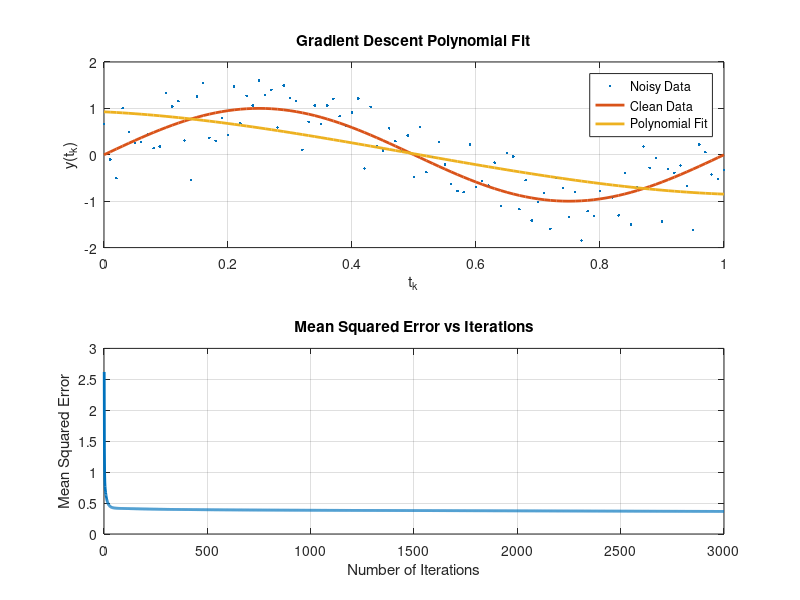
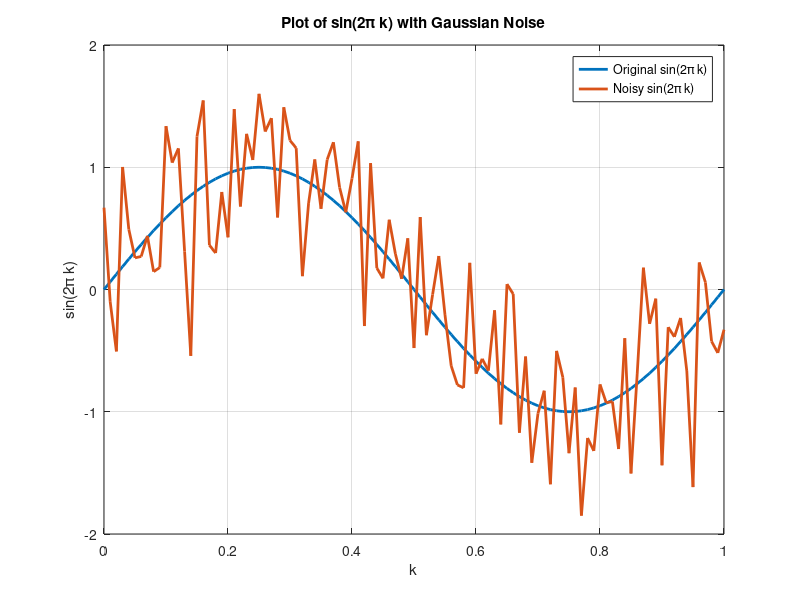

Source code (MATLAB) for these figures, in order:
% Define the range for k
k = 0:0.01:1;  %this is the time interval of measurement of the output 
 
% Compute the sine values
y = sin(2 * pi * k);

% Set the noise variance (σ^2) and generate noise
sigma2 = 0.2; % Adjust this value as needed
noise = sqrt(sigma2) * randn(size(k)); % Gaussian noise with mean 0 and variance σ^2

% Add noise to the sine values
y_noisy = y + noise;

%making the dataset 
X = k.';
Y = y_noisy.';
Y_clean = y.';
dataset_clean = [X,Y_clean];  % use to evaluate 
dataset = [X,Y];

%model parameters 
M =3;
eta = 0.3;
Liter = 3000;
L = length(X);


% Construct the design matrix for polynomial model
X_poly = zeros(L, M+1);  % Initialize the design matrix
for j = 0:M
    X_poly(:, j+1) = X.^j; % Each column is t_k^j
end

% weights 
W = rand(M+1, 1);  

%MSE 
MSE = zeros(Liter,1);

% Gradient descent iterations
for iter = 1:Liter
    % Compute predictions
    y_pred = X_poly * W;
    
    % Compute residuals
    error = y_pred - Y;
    
    % Compute gradient
    gradient = (1/L) * (X_poly.' * error);

    %compute MSE 
    MSE(iter)=mean(error.^2);
    
    % Update weights
    W = W - eta * gradient;
end

% Final polynomial model
y_fit = X_poly * W;

% Display the final weights
disp('Final weights (W):');
disp(W);

% Plot results
figure;
subplot(2,1,1);
plot(X, Y, '.', 'DisplayName', 'Noisy Data'); hold on;
plot(X, Y_clean, 'LineWidth', 2, 'DisplayName', 'Clean Data');
plot(X, y_fit, 'LineWidth', 2, 'DisplayName', 'Polynomial Fit');
title('Gradient Descent Polynomial Fit');
xlabel('t_k');
ylabel('y(t_k)');
legend show;
grid on;

% Plot MSE evolution
subplot(2, 1, 2);
plot(1:Liter, MSE, 'LineWidth', 2);
title('Mean Squared Error vs Iterations');
xlabel('Number of Iterations');
ylabel('Mean Squared Error');
grid on;


% Plot the original sine function and noisy signal
figure;
plot(k, y, 'LineWidth', 2, 'DisplayName', 'Original sin(2\pi k)');
hold on;
plot(k, y_noisy, 'LineWidth', 2, 'DisplayName', 'Noisy sin(2\pi k)');
hold off;

% Add title, labels, and legend
title('Plot of sin(2\pi k) with Gaussian Noise');
xlabel('k');
ylabel('sin(2\pi k)');
legend show;

% Grid for better visualization
grid on;
